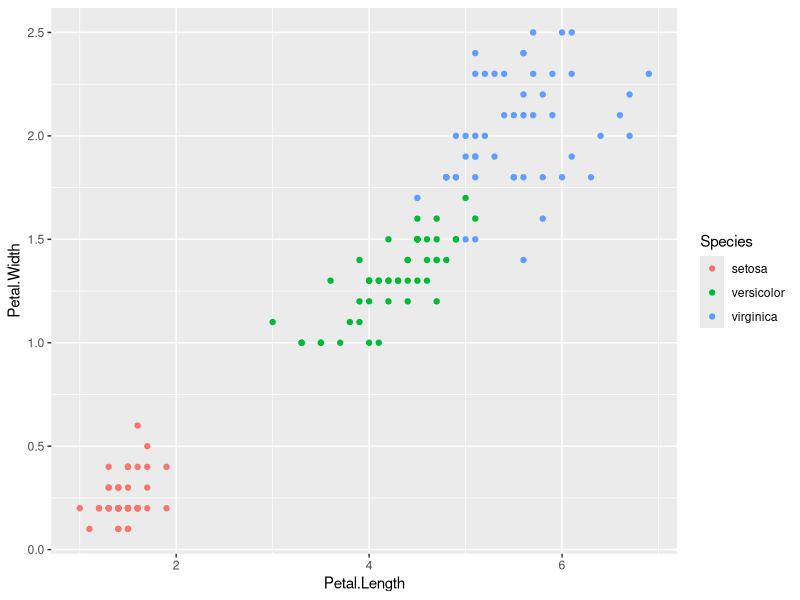
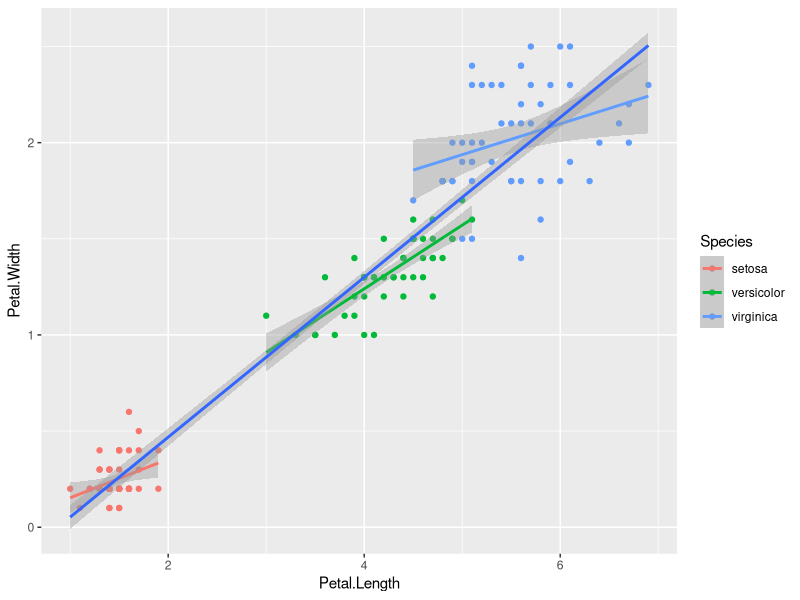
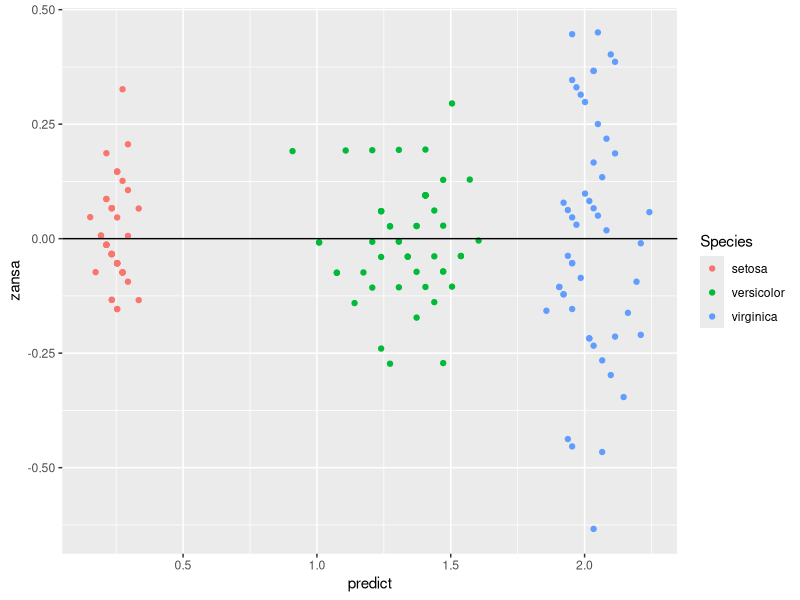
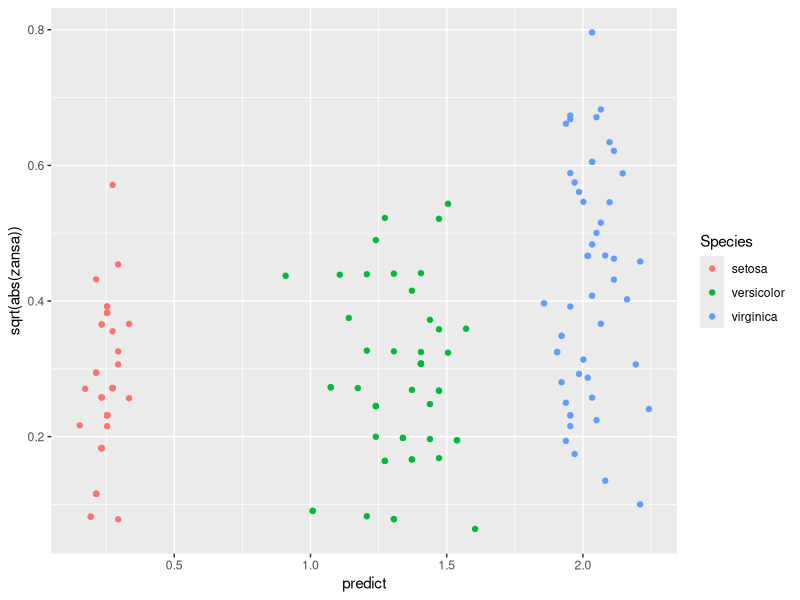
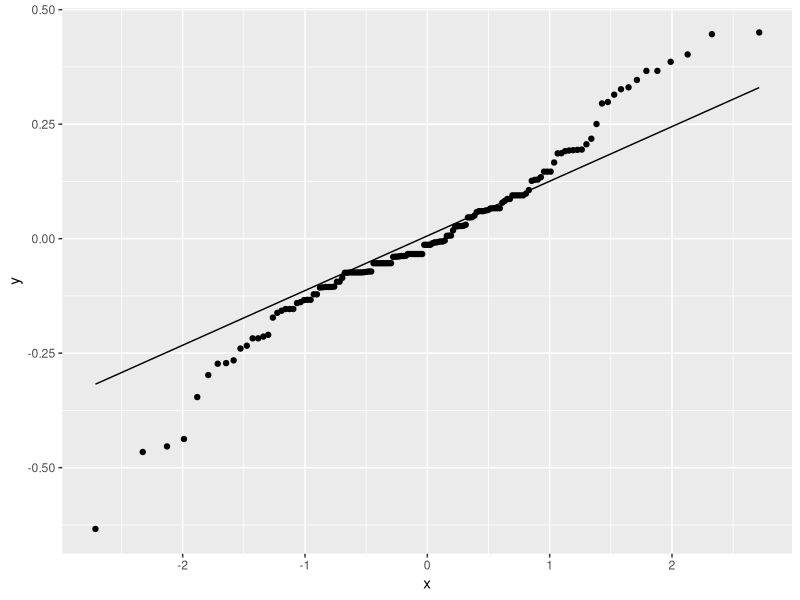
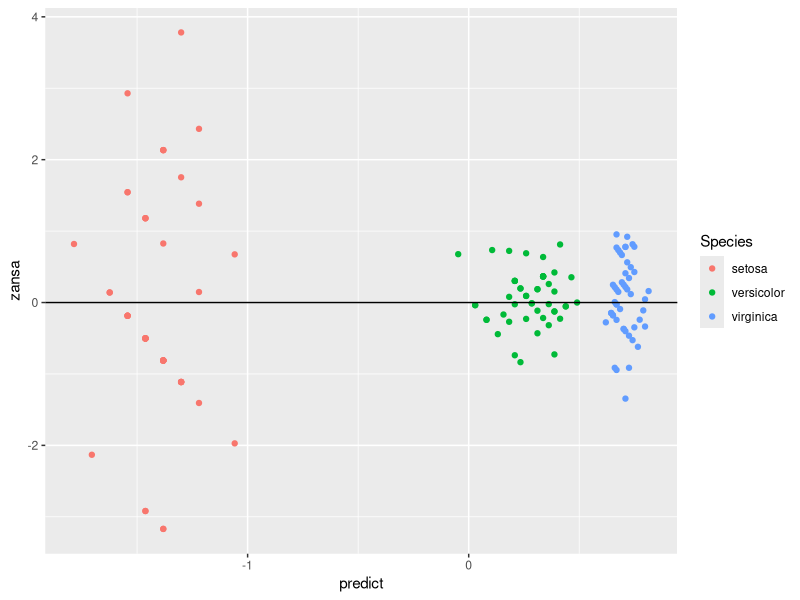
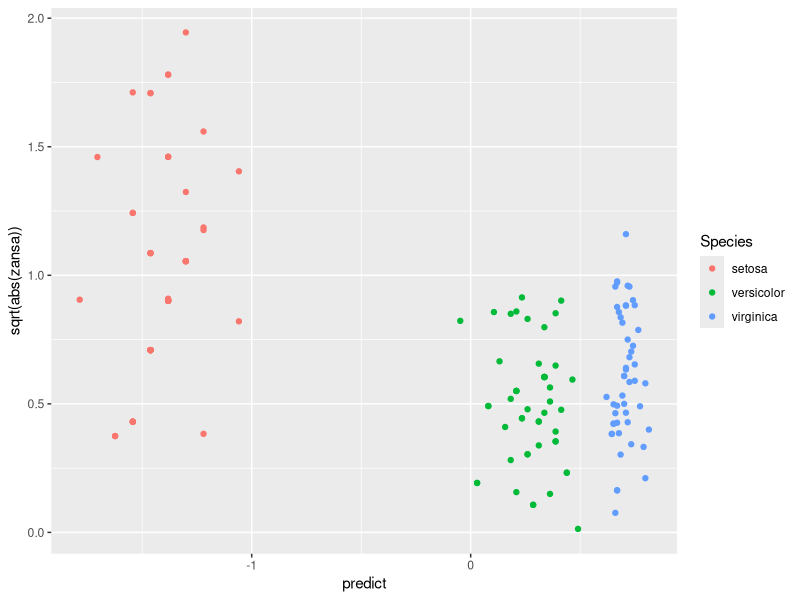
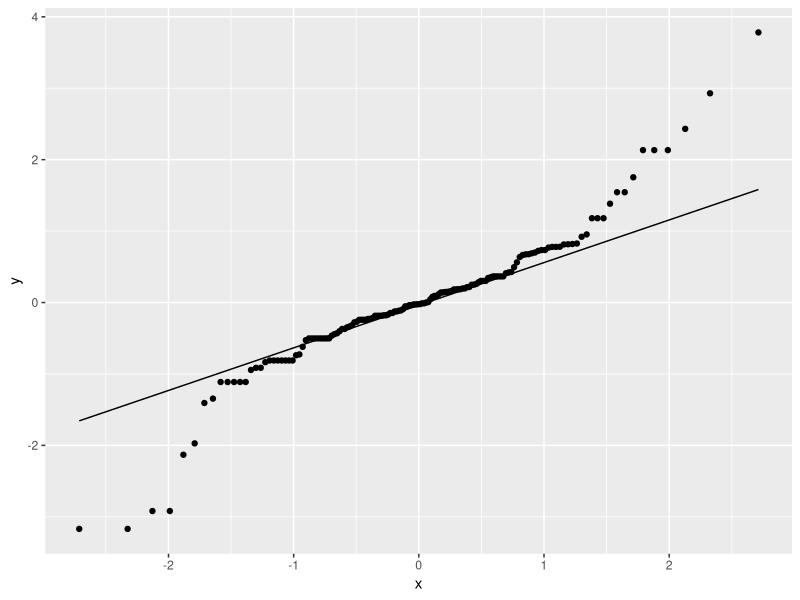

Write R code to recreate these figures, in order.
# 一般化線形モデルの解析
# Generalized Linear Model
# 2026-09-09
# Greg Nishihara

# パッケージの読み込み
library(tidyverse)
library(emmeans)
library(marginaleffects)

irisdf = iris |> as_tibble()

ggplot(irisdf) + 
  geom_point(
    aes(
      x = Petal.Length,
      y = Petal.Width,
      color = Species
    )
  )

###################################
# 検討するモデル
# 応答変数： Petal.Width
# 説明変数： Petal.Length, Species
# モデル： Petal.Width ~ Petal.Length + Species + Petal.Length:Species

# モデル比較： AIC

model01 = glm(Petal.Width ~ 1, data = irisdf) # ヌルモデル (null model)
model02 = glm(Petal.Width ~ Species, data = irisdf)
model03 = glm(Petal.Width ~ Petal.Length, data = irisdf)
model04 = glm(Petal.Width ~ Petal.Length + Species, data = irisdf)
model05 = glm(Petal.Width ~ Petal.Length + Species + Petal.Length:Species, data = irisdf)

# AIC 一番低い値がもっともいいモデル
AIC(model01, model02, model03, model04, model05)
# model05 の AICが最も低いので選択する

summary(model05) # 計数表

# モデルの診断

ggplot(irisdf) + 
  geom_point(aes(x = Petal.Length, y = Petal.Width, color = Species)) +
  geom_smooth(aes(x = Petal.Length, y = Petal.Width, color = Species),
              method = "glm", formula = y ~ x) +
  geom_smooth(aes(x = Petal.Length, y = Petal.Width),
              method = "glm", formula = y ~ x) 
  

irisdf2 = 
  irisdf |> 
  mutate(
    zansa = residuals(model05),
    predict = predict(model05)
  ) 

# 残渣・期待値のプロット
ggplot(irisdf2) + 
  geom_point(
    aes(
      x = predict, 
      y = zansa,
      color = Species
    )
  ) +
  geom_hline(yintercept = 0)

# 残渣・期待値のプロット 2 
ggplot(irisdf2) + 
  geom_point(
    aes(
      x = predict, 
      y = sqrt(abs(zansa)),
      color = Species
    )
  ) 

# QQプロット（残渣が正規分布に従うかを確認）
ggplot(irisdf2) + 
  geom_qq(aes(sample = zansa)) +
  geom_qq_line(aes(sample = zansa))



###################################
# 検討するモデル
# 分布：ガンマ
# リンク：log
# 応答変数： Petal.Width
# 説明変数： Petal.Length, Species
# モデル： Petal.Width ~ Petal.Length + Species + Petal.Length:Species

# モデル比較： AIC

model01 = glm(Petal.Width ~ 1, data = irisdf, family = Gamma("log")) # ヌルモデル (null model)
model02 = glm(Petal.Width ~ Species, data = irisdf, family = Gamma("log"))
model03 = glm(Petal.Width ~ Petal.Length, data = irisdf, family = Gamma("log"))
model04 = glm(Petal.Width ~ Petal.Length + Species, data = irisdf, family = Gamma("log"))
model05 = glm(Petal.Width ~ Petal.Length + Species + Petal.Length:Species, data = irisdf, family = Gamma("log"))

# AIC 一番低い値がもっともいいモデル
AIC(model01, model02, model03, model04, model05)
# model05 の AICが最も低いので選択する

# qresiduals: ランダム化残渣
# glm（正規分布以外の） の残渣に使う残渣
irisdf2 = 
  irisdf |> 
  mutate(
    zansa = statmod::qresiduals(model05),
    predict = predict(model05)
  )

# 残渣・期待値のプロット
ggplot(irisdf2) + 
  geom_point(
    aes(
      x = predict, 
      y = zansa,
      color = Species
    )
  ) +
  geom_hline(yintercept = 0)

# 残渣・期待値のプロット 2 
ggplot(irisdf2) + 
  geom_point(
    aes(
      x = predict, 
      y = sqrt(abs(zansa)),
      color = Species
    )
  ) 

# QQプロット（残渣が正規分布に従うかを確認）
ggplot(irisdf2) + 
  geom_qq(aes(sample = zansa)) +
  geom_qq_line(aes(sample = zansa))

#########################################
ggplot(irisdf) + 
  geom_point(
    aes(
      x = Petal.Length,
      y = Petal.Width,
      color = Species
    )
  )


fullmodel = glm(Petal.Width ~ Petal.Length * Sepal.Length * Species, data = irisdf, family = Gamma("log"))
model01 = glm(Petal.Width ~ Petal.Length + Sepal.Length + Species, data = irisdf, family = Gamma("log"))
model02 = glm(Petal.Width ~ Petal.Length * Sepal.Length + Species, data = irisdf, family = Gamma("log"))
model03 = glm(Petal.Width ~ (Petal.Length + Sepal.Length) * Species, data = irisdf, family = Gamma("log"))

AIC(fullmodel, model01, model02, model03)

# model02:
# PW ~ PL + SL + Species + PL:SL


# qresiduals: ランダム化残渣
# glm（正規分布以外の） の残渣に使う残渣
irisdf2 = 
  irisdf |> 
  mutate(
    zansa = statmod::qresiduals(model03),
    predict = predict(model03)
  )

# 残渣・期待値のプロット
ggplot(irisdf2) + 
  geom_point(
    aes(
      x = predict, 
      y = zansa,
      color = Species
    )
  ) +
  geom_hline(yintercept = 0)

# 残渣・期待値のプロット 2 
ggplot(irisdf2) + 
  geom_point(
    aes(
      x = predict, 
      y = sqrt(abs(zansa)),
      color = Species
    )
  ) 

# QQプロット（残渣が正規分布に従うかを確認）
ggplot(irisdf2) + 
  geom_qq(aes(sample = zansa)) +
  geom_qq_line(aes(sample = zansa))



#########################################
ggplot(irisdf) + 
  geom_point(
    aes(
      y = (Petal.Length),
      x = (Petal.Width),
      color = Species
    )
  )

irisdf = irisdf |> mutate(PW2 = Petal.Width, PL2 = Petal.Length)

fullmodel = glm(PL2 ~ PW2 * Species, data = irisdf, family = Gamma("log"))
model01   = glm(PL2 ~ PW2 + Species, data = irisdf, family = Gamma("log"))

AIC(fullmodel, model01)

# fullmodel:
# PL2 ~ PW2 + Species PW2:Species


# qresiduals: ランダム化残渣
# glm（正規分布以外の） の残渣に使う残渣
irisdf2 = 
  irisdf |> 
  mutate(
    zansa = statmod::qresiduals(fullmodel),
    predict = predict(fullmodel)
  )

# 残渣・期待値のプロット
ggplot(irisdf2) + 
  geom_point(
    aes(
      x = predict, 
      y = zansa,
      color = Species
    )
  ) +
  geom_hline(yintercept = 0)

# 残渣・期待値のプロット 2 
ggplot(irisdf2) + 
  geom_point(
    aes(
      x = predict, 
      y = sqrt(abs(zansa)),
      color = Species
    )
  )+
  geom_smooth(
    aes(
      x = predict, 
      y = sqrt(abs(zansa))
    )
  )

# QQプロット（残渣が正規分布に従うかを確認）
ggplot(irisdf2) + 
  geom_qq(aes(sample = zansa)) +
  geom_qq_line(aes(sample = zansa))

summary(fullmodel)


# モデルとデータの図

## モデル線を描くための情報を整える
pdata = irisdf2 |> 
  group_by(Species) |> 
  expand(Petal.Width = seq(min(Petal.Width), max(Petal.Width), length = 21)) |> 
  mutate(PW2 = Petal.Width) |> 
  ungroup()
tmp = predict(fullmodel, newdata = pdata, se.fit = TRUE, type = "link") |> 
  as_tibble()
pdata = bind_cols(pdata, tmp)


ggplot() +
  geom_point(
    aes(
      x = Petal.Width,
      y = Petal.Length,
      color = Species
    ),
    data = irisdf2
  ) +
  geom_line(
    aes(
      x = Petal.Width,
      y = exp(fit),
      color = Species
    ),
    data = pdata
  ) +
  geom_ribbon(
    aes(
      x = Petal.Width,
      ymin = exp(fit - se.fit),
      ymax = exp(fit + se.fit),
      fill = Species
    ),
    data = pdata
  )
